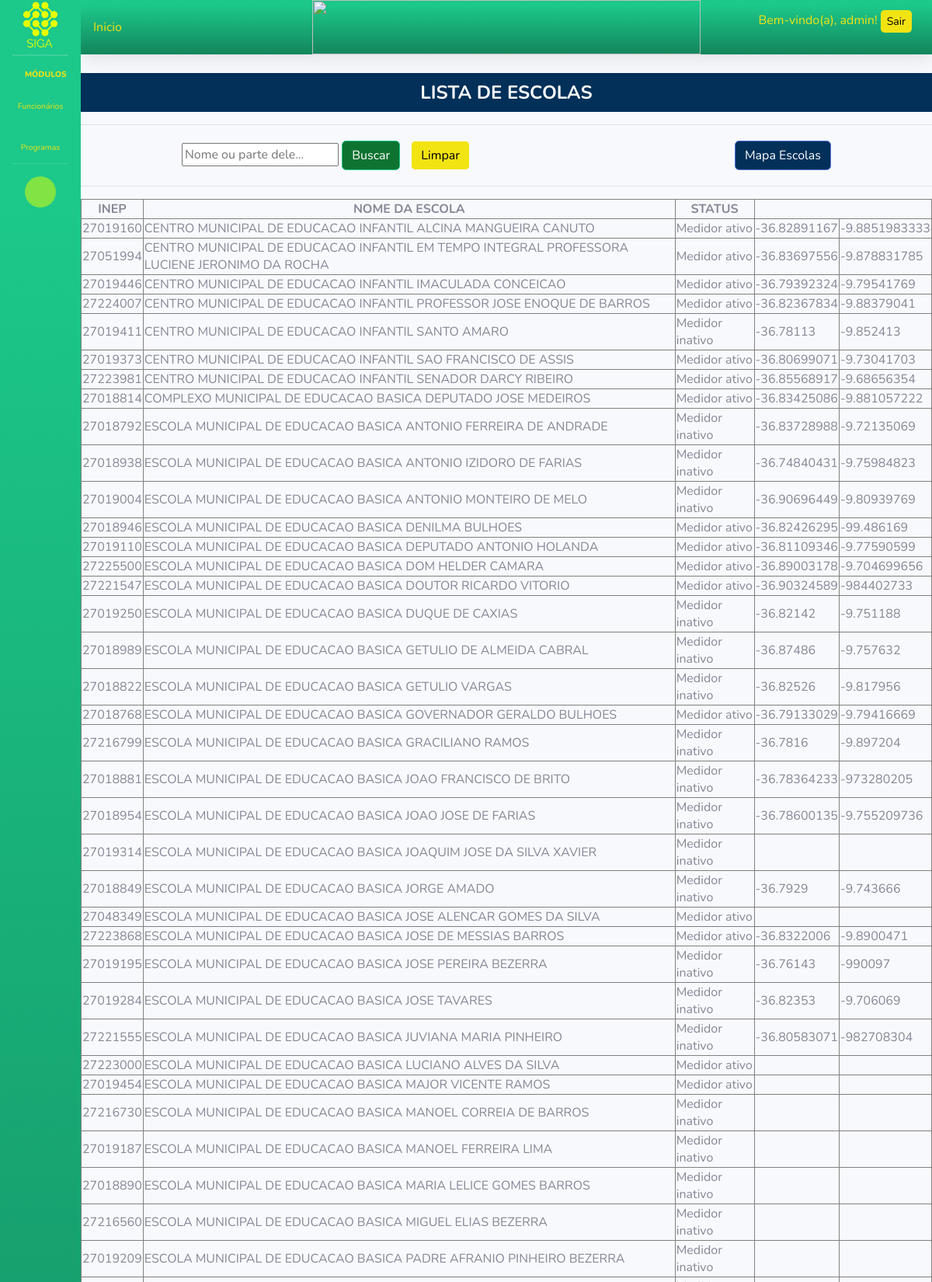
The page /programas/medidor (signed in, upper part) on the database its author committed.
### escolas_conectadas_app/models.py (models this page shows)
class Escolas(models.Model):
    inep = models.CharField(max_length=8, validators=[RegexValidator(r'^\d{8}$', 'O INEP deve ter exatamente 8 dígitos.')])
    nome = models.CharField(max_length = 100)
    status = models.CharField(max_length = 40,blank=True)
    longitude = models.CharField(max_length = 20,blank=True)
    latitude = models.CharField(max_length = 20,blank=True)
    endereco = models.CharField(max_length = 50,blank=True)

### escolas_conectadas_app/views.py (the view)
# urls.py: path('/medidor', verificar, name='programas'),
def verificar(request):
     if 'mapa' in request.GET:
        mapa()
     txt_nome = request.GET.get('nome')
     if txt_nome:
          escolas = Escolas.objects.filter(nome__icontains = txt_nome)
     else:
          escolas = Escolas.objects.all()
     return render(request, 'medidor.html', {'escolas': escolas})

### templates/medidor.html (shortened to what this page needs)
{% extends 'blank.html' %}
{% block central %}
<div style="margin-top: 20px;">
    <div style="position: relative;">
        <h1 style="text-align: center; font-weight: bold; color: white; position: absolute; top: 50%; left: 50%; transform: translate(-50%, -50%); z-index: 1; font-size: 24px;">LISTA DE ESCOLAS</h1>
        <div style="background-color: #023059; height: 50px;"></div>
    </div>
    <hr>
    <form action="" method="GET" style="margin: 20px 0;">
        <input type="text" name="nome" value="{{ request.GET.nome }}" autocomplete="off"
            placeholder="Nome ou parte dele..." style="margin-left: 130px;">
        <button type="submit" class="btn btn-success" style= "background-color: #0E7331; color: white;">Buscar</button>
        <a href="{% url 'programas' %}" class="btn btn-light" style="margin-left: 10px;background-color: #F2E313; color: black;">Limpar</a>
        <button type="button" id="btn-verificar" class="btn btn-primary float-right" style="margin-right: 130px; background-color: #023059; color: white;">Mapa Escolas</button>
    </form>
    <hr>
    <div style="display: flex; justify-content: center;">
    <table border="1">
        <thead align="center">
            <tr style="text-align: center;">
                <th>INEP</th>
                <th>NOME DA ESCOLA</th>
                <th>STATUS</th>
            </tr>
        </thead>
        <tbody>
            {% for escola in escolas %}
            <tr>
                <td>{{ escola.inep }}</td>
                <td>{{ escola.nome }}</td>
                <td>{{ escola.status }}</td>
                <td>{{ escola.longitude }}</td>
                <td>{{ escola.latitude }}</td>
            </tr>
            {% endfor %}
            </tbody>
            </table>
</div>
</div>
{% endblock %}

### templates/blank.html (shortened to what this page needs)
{% load static %}
<!DOCTYPE html>
<html lang="en">
<head>
    <link href="{% static 'fontawesome-free/css/all.min.css' %}" rel="stylesheet" type="text/css">
    <link href="{% static 'css/sb-admin-2.min.css' %}" rel="stylesheet">
</head>
<body id="page-top">
    <div id="wrapper">
        {% block barra %}
        <ul class="navbar-nav bg-gradient-success sidebar sidebar-dark accordion toggled" id="accordionSidebar" >
            <a class="sidebar-brand d-flex align-items-center justify-content-center">
                <div class="sidebar-brand-icon">
                    <img src="\media\img\logosige.png" alt="Logo"
                        style="display: block; margin: 0 auto; width: 140px; height: 140px; color: #fffefeef;">
                </div>
            </a>
            <div class="sidebar-heading text-center">
                <div class="sidebar-brand-text mx-3" style="color: #F2E313;">MÓDULOS</div>
            </div>
            <li class="nav-item">
                <a class="nav-link collapsed" href="#" data-toggle="collapse" data-target="#collapseTwo" aria-expanded="true"
                    aria-controls="collapseTwo">
                    <i class="fas fa-fw fa-cog" style="color: #F2E313;"></i>
                    <span style="color: #F2E313;"> Funcionários</span>
                </a>
            </li>
            <li class="nav-item">
                <a class="nav-link collapsed" href="#" data-toggle="collapse" data-target="#collapseUtilities" aria-expanded="true"
                    aria-controls="collapseUtilities">
                    <i class="fas fa-fw fa-wrench" style="color: #F2E313;"></i>
                    <span style="color: #F2E313;">Programas</span>
                </a>
            </li>
            <hr class="sidebar-divider d-none d-md-block">
            <div class="text-center d-none d-md-inline">
                <button class="rounded-circle border-0" id="sidebarToggle"
                    style="color: #000000; background-color: rgba(231, 255, 0, 0.5);"></button>
            </div>
            {% endblock %}
        </ul>
        <div id="content-wrapper" class="d-flex flex-column">
            <div id="content">
                <nav class="navbar navbar-expand navbar-light bg-gradient-success  topbar mb-4 static-top shadow">
                    <div class="sidebar-navigation">
    <ul class="navbar-nav ml-auto">
        <li class="nav-item">
            <a class="collapse-item" href="#" onclick="navigateAndClearURL('{% url 'home' %}')" style="color: #F2E313;">Inicio</a>
        </li>
    </ul>
</div>
                    <div style="text-align: center; position: absolute; top: 0; left: 50%; transform: translateX(-50%);">
                        <img src="\media\img\logoSemec003.png" width="500" height="70">
                    </div>
                    {% if user.is_authenticated %}
                    <div class="text-right" style="padding: 10px;">
                        <form method="post" action="{% url 'logout' %}" id="form_logout">
                            <span style="color: #F2E313;">Bem-vindo(a), {{ user.username }}!</span>
                            <button type="button" onclick="confirmarLogout()" class="btn btn-sm" style="color: black; background-color: #F2E313; border: none; cursor: pointer; border-radius: 5px;">Sair</button>
                        </form>
                    </div>
                    {% else %}
                    <a href="{% url 'login' %}?next={{request.path}}"
                        style="color: black; background-color: #F2E313; border: none; padding: 5px 10px; cursor: pointer; border-radius: 5px;">LOGIN</a>
                    {% endif %}
                </nav>
                {% block central %}{% endblock %}
            </div>
        </div>
    </div>
</body>
</html>

### rows shown on the page
Escolas: inep "27019160", nome "CENTRO MUNICIPAL DE EDUCACAO INFANTIL ALCINA MANGUEIRA CANUTO", status "Medidor ativo", longitude "-36.82891167", latitude "-9.8851983333"
Escolas: inep "27051994", nome "CENTRO MUNICIPAL DE EDUCACAO INFANTIL EM TEMPO INTEGRAL PROFESSORA LUCIENE JERONIMO DA ROCHA", status "Medidor ativo", longitude "-36.83697556", latitude "-9.878831785"
Escolas: inep "27019446", nome "CENTRO MUNICIPAL DE EDUCACAO INFANTIL IMACULADA CONCEICAO", status "Medidor ativo", longitude "-36.79392324", latitude "-9.79541769"
Escolas: inep "27224007", nome "CENTRO MUNICIPAL DE EDUCACAO INFANTIL PROFESSOR JOSE ENOQUE DE BARROS", status "Medidor ativo", longitude "-36.82367834", latitude "-9.88379041"
Escolas: inep "27019411", nome "CENTRO MUNICIPAL DE EDUCACAO INFANTIL SANTO AMARO", status "Medidor inativo", longitude "-36.78113", latitude "-9.852413"
Escolas: inep "27019373", nome "CENTRO MUNICIPAL DE EDUCACAO INFANTIL SAO FRANCISCO DE ASSIS", status "Medidor ativo", longitude "-36.80699071", latitude "-9.73041703"
Escolas: inep "27223981", nome "CENTRO MUNICIPAL DE EDUCACAO INFANTIL SENADOR DARCY RIBEIRO", status "Medidor ativo", longitude "-36.85568917", latitude "-9.68656354"
Escolas: inep "27018814", nome "COMPLEXO MUNICIPAL DE EDUCACAO BASICA DEPUTADO JOSE MEDEIROS", status "Medidor ativo", longitude "-36.83425086", latitude "-9.881057222"
Escolas: inep "27018792", nome "ESCOLA MUNICIPAL DE EDUCACAO BASICA ANTONIO FERREIRA DE ANDRADE", status "Medidor inativo", longitude "-36.83728988", latitude "-9.72135069"
Escolas: inep "27018938", nome "ESCOLA MUNICIPAL DE EDUCACAO BASICA ANTONIO IZIDORO DE FARIAS", status "Medidor inativo", longitude "-36.74840431", latitude "-9.75984823"
Escolas: inep "27019004", nome "ESCOLA MUNICIPAL DE EDUCACAO BASICA ANTONIO MONTEIRO DE MELO", status "Medidor inativo", longitude "-36.90696449", latitude "-9.80939769"
Escolas: inep "27018946", nome "ESCOLA MUNICIPAL DE EDUCACAO BASICA DENILMA BULHOES", status "Medidor ativo", longitude "-36.82426295", latitude "-99.486169"
Escolas: inep "27019110", nome "ESCOLA MUNICIPAL DE EDUCACAO BASICA DEPUTADO ANTONIO HOLANDA", status "Medidor ativo", longitude "-36.81109346", latitude "-9.77590599"
Escolas: inep "27225500", nome "ESCOLA MUNICIPAL DE EDUCACAO BASICA DOM HELDER CAMARA", status "Medidor ativo", longitude "-36.89003178", latitude "-9.704699656"
Escolas: inep "27221547", nome "ESCOLA MUNICIPAL DE EDUCACAO BASICA DOUTOR RICARDO VITORIO", status "Medidor ativo", longitude "-36.90324589", latitude "-984402733"
Escolas: inep "27019250", nome "ESCOLA MUNICIPAL DE EDUCACAO BASICA DUQUE DE CAXIAS", status "Medidor inativo", longitude "-36.82142", latitude "-9.751188"
Escolas: inep "27018989", nome "ESCOLA MUNICIPAL DE EDUCACAO BASICA GETULIO DE ALMEIDA CABRAL", status "Medidor inativo", longitude "-36.87486", latitude "-9.757632"
Escolas: inep "27018822", nome "ESCOLA MUNICIPAL DE EDUCACAO BASICA GETULIO VARGAS", status "Medidor inativo", longitude "-36.82526", latitude "-9.817956"
Escolas: inep "27018768", nome "ESCOLA MUNICIPAL DE EDUCACAO BASICA GOVERNADOR GERALDO BULHOES", status "Medidor ativo", longitude "-36.79133029", latitude "-9.79416669"
Escolas: inep "27216799", nome "ESCOLA MUNICIPAL DE EDUCACAO BASICA GRACILIANO RAMOS", status "Medidor inativo", longitude "-36.7816", latitude "-9.897204"
Escolas: inep "27018881", nome "ESCOLA MUNICIPAL DE EDUCACAO BASICA JOAO FRANCISCO DE BRITO", status "Medidor inativo", longitude "-36.78364233", latitude "-973280205"
Escolas: inep "27018954", nome "ESCOLA MUNICIPAL DE EDUCACAO BASICA JOAO JOSE DE FARIAS", status "Medidor inativo", longitude "-36.78600135", latitude "-9.755209736"
Escolas: inep "27019314", nome "ESCOLA MUNICIPAL DE EDUCACAO BASICA JOAQUIM JOSE DA SILVA XAVIER", status "Medidor inativo"
Escolas: inep "27018849", nome "ESCOLA MUNICIPAL DE EDUCACAO BASICA JORGE AMADO", status "Medidor inativo", longitude "-36.7929", latitude "-9.743666"
Escolas: inep "27048349", nome "ESCOLA MUNICIPAL DE EDUCACAO BASICA JOSE ALENCAR GOMES DA SILVA", status "Medidor ativo"
Escolas: inep "27223868", nome "ESCOLA MUNICIPAL DE EDUCACAO BASICA JOSE DE MESSIAS BARROS", status "Medidor ativo", longitude "-36.8322006", latitude "-9.8900471"
Escolas: inep "27019195", nome "ESCOLA MUNICIPAL DE EDUCACAO BASICA JOSE PEREIRA BEZERRA", status "Medidor inativo", longitude "-36.76143", latitude "-990097"
Escolas: inep "27019284", nome "ESCOLA MUNICIPAL DE EDUCACAO BASICA JOSE TAVARES", status "Medidor inativo", longitude "-36.82353", latitude "-9.706069"
Escolas: inep "27221555", nome "ESCOLA MUNICIPAL DE EDUCACAO BASICA JUVIANA MARIA PINHEIRO", status "Medidor inativo", longitude "-36.80583071", latitude "-982708304"
Escolas: inep "27223000", nome "ESCOLA MUNICIPAL DE EDUCACAO BASICA LUCIANO ALVES DA SILVA", status "Medidor ativo"
Escolas: inep "27019454", nome "ESCOLA MUNICIPAL DE EDUCACAO BASICA MAJOR VICENTE RAMOS", status "Medidor ativo"
Escolas: inep "27216730", nome "ESCOLA MUNICIPAL DE EDUCACAO BASICA MANOEL CORREIA DE BARROS", status "Medidor inativo"
Escolas: inep "27019187", nome "ESCOLA MUNICIPAL DE EDUCACAO BASICA MANOEL FERREIRA LIMA", status "Medidor inativo"
Escolas: inep "27018890", nome "ESCOLA MUNICIPAL DE EDUCACAO BASICA MARIA LELICE GOMES BARROS", status "Medidor inativo"
Escolas: inep "27216560", nome "ESCOLA MUNICIPAL DE EDUCACAO BASICA MIGUEL ELIAS BEZERRA", status "Medidor inativo"
Escolas: inep "27019209", nome "ESCOLA MUNICIPAL DE EDUCACAO BASICA PADRE AFRANIO PINHEIRO BEZERRA", status "Medidor inativo"

### other values the page prints
{{ user.username }} "admin"
